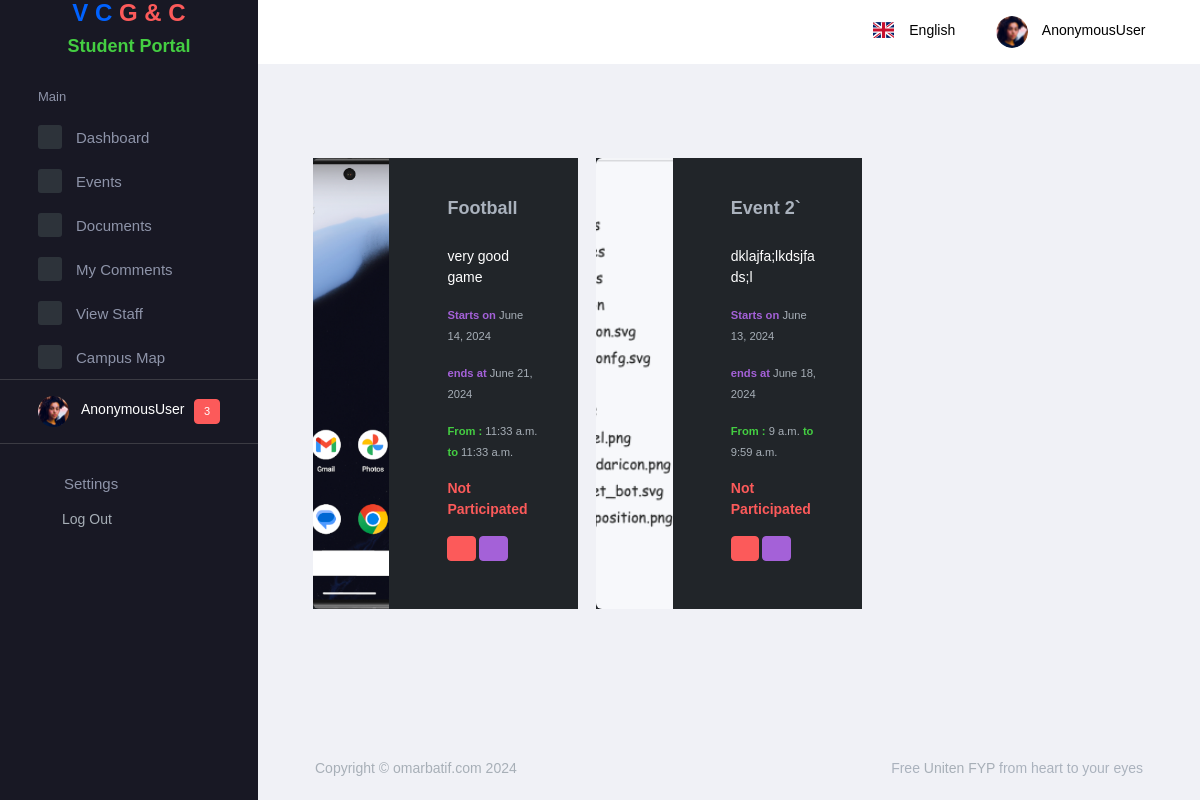
The page /student/categories/1/events/ on the database as committed earlier.
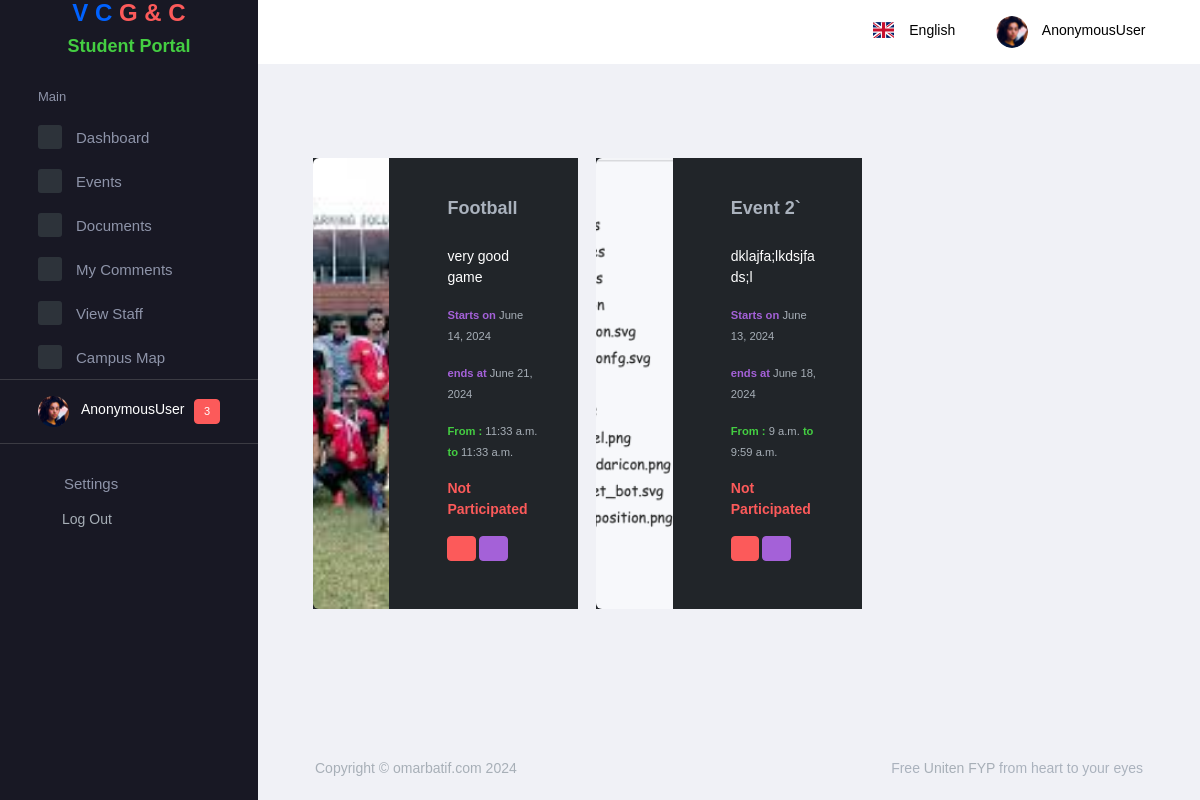
The same page on the database as committed later.
### university/models.py (models this page shows, shortened)
class Event(models.Model):
    class Meta:
        app_label = "university"
        managed = True
        verbose_name = 'Event'
        verbose_name_plural = 'Events'
    title = models.CharField(max_length=100)
    content = models.TextField()
    created_by = models.ForeignKey(
        'user.CustomUser',
        related_name='events',
        on_delete=models.CASCADE)
    category = models.ForeignKey(EventCategory,
                                 on_delete=models.PROTECT,
                                 related_name="event")
    start_at = models.DateTimeField(blank=True, null=True)
    ends_at = models.DateTimeField(blank=True, null=True)
    created_at = models.DateTimeField(auto_now_add=True)
    updated_at = models.DateTimeField(auto_now=True)
    image = models.ImageField(upload_to="events/",
                              null=True, default="default_img.jpeg")

### student/views.py (the view)
class EventListViewByCategory(ListView):
    model = Event
    context_object_name = 'events'
    template_name = 'dashboard/student/events/event_by_category.html'
    def get_queryset(self):
        category_id = self.kwargs['category_id']
        return Event.objects.filter(category_id=category_id)

### templates/dashboard/student/events/event_by_category.html
{% extends "dashboard/student-base.html" %} {% block main_content %}
<div class="container mt-5">
  <div class="row">
    {% for event in events %}
    <div class="col-lg-4 grid-margin">
      <div
        class="card text-bg-dark mb-3"
        style="max-width: 540px; height: auto"
      >
        <div class="row g-0">
          <div class="col-md-4">
            <img
              src=" {{ event.image.url }} "
              class="img-fluid rounded-start"
              alt="{{ event.image.url }}"
              style="height: 100%; object-fit: cover"
            />
          </div>
          <div class="col-md-8">
            <div class="card-body">
              <h5 class="card-title text-light">{{event.title}}</h5>
              <p class="card-text">{{ event.content }}</p>
              <p class="card-text">
                <small class="text-muted"
                  ><b class="text-info">Starts on</b> {{ event.start_at.date }}
                </small>
              </p>
              <p class="card-text">
                <small class="text-muted"
                  ><b class="text-info">ends at</b> {{ event.ends_at.date }}
                </small>
              </p>
              <p class="card-text">
                <small class="text-muted"
                  ><b class="text-success">From : </b>{{ event.start_at.time }}
                  <b class="text-success"> to </b> {{ event.ends_at.time }}
                </small>
              </p>
              <p class="card-text">
                <smal class="text-muted">
                    {% if event.id in participated_events %}
                    <b class="text-success">Participated</b>
                    {% else %}
                    <b class="text-danger">Not Participated</b>
            {% endif %}
                </smal>
              </p>
              <p class="card-text">
                <small class="text-muted">
{% if request.user.is_student and not event.id in participated_events %}
                  <label class="badge badge-success">
                    <a
                      href="{% url 'student-events-participate' event.id %}"
                      class="text-dark"
                    >
                      <i class="mdi mdi-pencil-box-outline"></i>
                    </a>
                  </label>
                  {% else %}
                  <label class="badge badge-danger">
                    <a
                      href="{% url 'student-events-un-participate' event.id %}"
                      class="text-dark"
                    >
                      <i class="mdi mdi-block-helper"></i>
                    </a>
                  </label>
                  {% endif %}
                </small>
                <small class="text-muted">
                    <label class="badge badge-info">
                        <a
                          href="{% url 'student-event-detail' event.id %}"
                          class="text-success"
                        >
                          <i class="mdi mdi-eye"></i>
                        </a>
                    </label>
                </small>
              </p>
            </div>
          </div>
        </div>
      </div>
    </div>
    {% endfor %}
  </div>
</div>
{% endblock main_content %}

Rows that differ between the two databases and show on the page:
changed Event "Football": image: a different picture
